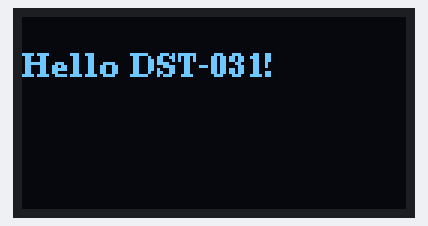
The sketch below on a simulated ESP32. Shown: 128×64 one-colour display.

Above: at 0.1 s.

The sketch:

oled_display.ino
```cpp
#include <U8g2lib.h>
#include <Wire.h>

// For ESP12F GPIO4 (SDA), GPIO5 (SCL)
U8G2_SH1106_128X64_NONAME_F_HW_I2C u8g2(U8G2_R0, /* reset=*/ U8X8_PIN_NONE);

void setup() {
  Wire.begin(4, 5);  // SDA, SCL
  u8g2.begin();
}

void loop() {
  u8g2.clearBuffer();
  u8g2.setFont(u8g2_font_ncenB08_tr);
  u8g2.drawStr(0, 20, "Hello DST-031!");
  u8g2.sendBuffer();
  delay(1000);
}
```
